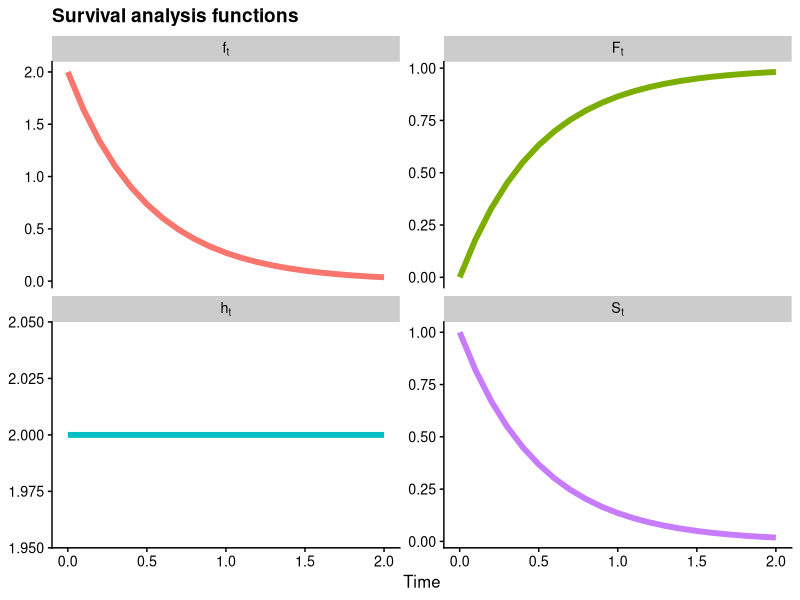
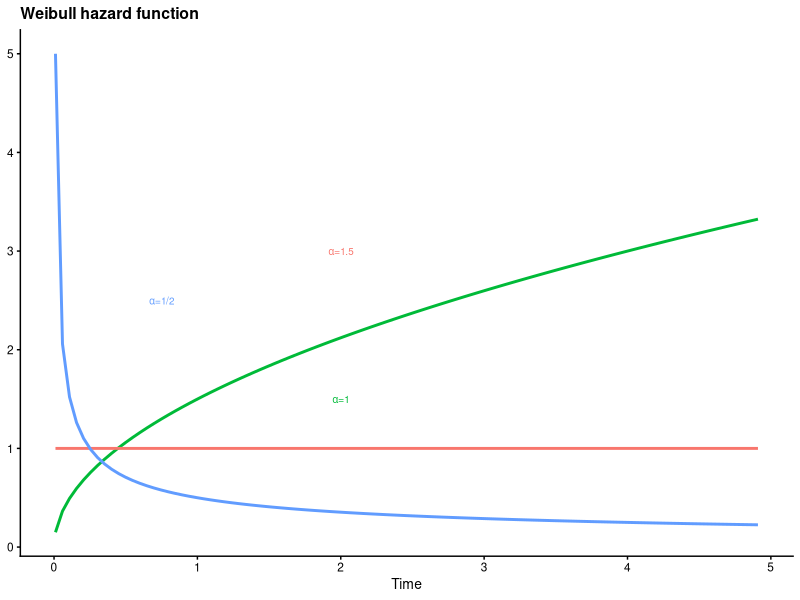

R code for these plots, in order:
## ---- chunk 1
# Call in the CRAN packages
ll <- c('tidyverse','magrittr','cowplot','scales','ggrepel','GGally')
        # 'survival','smcure','survminer')
sapply(ll,function(l) require(l,character.only = T))
## ---- chunk 2
# Use theta=2
F.t <- function(t) { pexp(t,rate=2) }
f.t <- function(t) { dexp(t,rate=2) }
S.t <- function(t) { 1 - F.t(t) }
h.t <- function(t) { f.t(t)/S.t(t) }
# Generate data
dat1 <- data.frame(t=seq(0,2,0.1)) %>%
          mutate(Ft=F.t(t),ft=f.t(t),St=S.t(t),ht=h.t(t)) %>%
          gather(dist,val,-t) %>% tbl_df %>% mutate(dist=gsub('t','[t]',dist))
# Plot
ggplot(dat1,aes(x=t,y=val,color=dist)) + geom_line(size=2,show.legend=F) +
  facet_wrap(~dist,scales='free_y',labeller=label_parsed) + theme_cowplot(font_size = 12) +
  labs(x='Time') + ggtitle('Survival analysis functions') + theme(axis.title.y=element_blank())
## ---- chunk 3
h.weibull <- function(t,alpha,theta=1) { alpha*(theta^alpha)*t^(alpha-1) }
# Make the text mapping
tmap <- data.frame(x=c(2,2,0.75),y=c(3,1.5,2.5),lab=c("alpha*'=1.5'","alpha*'=1'","alpha*'=1/2'"))
cmap <- c("#F8766D","#00BA38","#619CFF")

ggplot(data.frame(t=seq(0.01,5,0.1)),aes(x=t)) + theme_cowplot(font_size=10) +
  stat_function(fun=h.weibull,args=list(alpha=1.5),color=cmap[2],size=1) + 
  stat_function(fun=h.weibull,args=list(alpha=1.0),color=cmap[1],size=1) + 
  stat_function(fun=h.weibull,args=list(alpha=0.5),color=cmap[3],size=1) + 
  labs(x='Time') + theme(axis.title.y=element_blank()) + 
  geom_text(data=tmap,aes(x=x,y=y,label=lab,color=lab),inherit.aes=F,parse=T,show.legend=F,size=2.5) + 
  ggtitle('Weibull hazard function')
